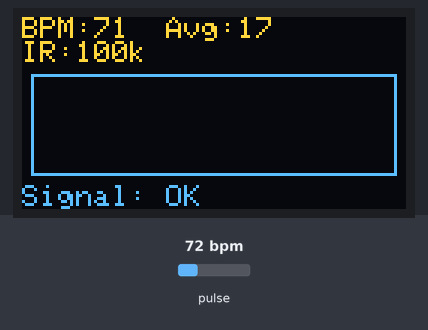
A sketch run on a simulated ESP32. Shown: 128×64 one-colour display. The test bench sets the inputs (shaded band); at power-on: pulse 72 bpm. The OLED is the two-colour kind (top 16 rows yellow); what the sketch prints to the serial monitor is not drawn.

Above: at 1.2 s.
1.3 s: pulse set to 42 bpm
At 1.8 s:
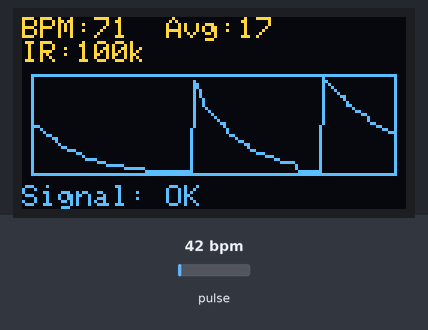
3.5 s: pulse set to 70 bpm
At 3.64 s:
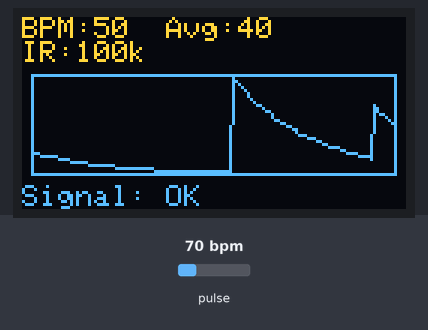
5.0 s: pulse set to 100 bpm
At 5.16 s:
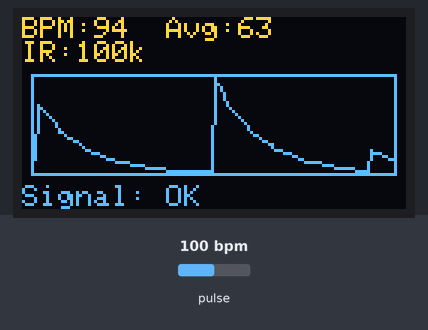

The sketch:

Sensor_OLED_TEST.ino
```cpp
// ================================

//   심박센서를 이용한 측정 테스트

// ================================

// ========== 예제 특징 ============

//  심박센서는 OLED로 확인합니다.

// ================================


// ======== 사용 라이브러리 =========
// MAX3010x : 1.1.2
// Adafruit_GFX : 1.12.1
// Adafruit_SSD1306 : 2.5.13
// =================================

// #include <Arduino.h>  // PlatformIO/VSCode 사용 시 권장

#include <Wire.h>
#include <Adafruit_GFX.h>
#include <Adafruit_SSD1306.h>
#include "MAX30105.h"
#include "heartRate.h"

#define LED1_PIN              25
#define LED2_PIN              26

#define BTN1_PIN              36
#define BTN2_PIN              39
#define BTN3_PIN              34
#define BTN4_PIN              35

#define HEART_RATE_PIN        32

//  - OLED I2C 핀 (Wire1) (보드에 따라 변경 가능)
//    예: ESP32에서 SDA=16, SCL=17 처럼 자유롭게 매핑 가능

#define SCL_OLED_PIN          22
#define SDA_OLED_PIN          21

//  -  MAX30100 (Wire)

#define I2C_SCL_PIN           17
#define I2C_SDA_PIN           16


// ============ Test ===============

// -사용 할 기능을 1로, 나머지는 0으로 둡니다.

#define USE_TEST_LED_BLINK     0
#define USE_TEST_BTN_INPUT     0
#define USE_TEST_OLED_DISPLAY  1
#define USE_TEST_MAX30100      0
#define USE_TEST_HEART_RATE    1

#define INTERVAL_TIME_MS 500

#define OLED_SCREEN_WIDTH    128
#define OLED_SCREEN_HEIGHT    64
#define OLED_I2C_ADDR       0x3C

#define GRAPH_WIDTH          120
#define GRAPH_HEIGHT          32
#define GRAPH_START_X          4
#define GRAPH_START_Y         20

// ========== 변수 ================

const uint8_t RATE_SIZE = 4;
uint8_t rates[RATE_SIZE];
uint8_t rateSpot = 0;
uint32_t lastBeat = 0;

uint16_t beatsPerMinute;
uint8_t beatAvg;

// ==== IR 값을 기준으로 그래프 스케일링 ========
int32_t irBuffer[120];          // IR 센서값을 저장하는 그래프 버퍼 (Raw Data)
int32_t bufferIndex = 0;        // 버퍼에서 현재 쓰고 있는 위치
int32_t currentMin = 999999;    // 현재 수집 중인 최소값
int32_t currentMax = 0;         // 현재 수집 중인 최대값
int32_t displayMin = 999999;    // 화면 표시용 최소값 (스케일링용)
int32_t displayMax = 0;         // 화면 표시용 최대값 (스케일링용)
// ==== IR 값을 기준으로 그래프 스케일링 ========

// ======= OLED 초기화 =============
Adafruit_SSD1306 display(OLED_SCREEN_WIDTH, OLED_SCREEN_HEIGHT, &Wire1, -1);

// MAX3010x 인스턴스 생성
MAX30105 particleSensor;

void setup()
{

  Serial.begin(115200);
  Wire1.begin(SDA_OLED_PIN, SCL_OLED_PIN);
  Wire.begin(I2C_SDA_PIN, I2C_SCL_PIN,100000);

  ledBlinkInit();
  btnInputInit();
  oledDisplayInit();
  max30100TestInit();
  heartRateInit();

}

void loop()
{

  ledBlinkTask();
  btnInputTask();
  heartRateTask();

}

// ============ Custom 함수 =================

//
//////////////////////////////////////////////////////////////////////////////////////////
//

void ledBlinkInit()
{
#if USE_TEST_LED_BLINK

  pinMode(LED1_PIN, OUTPUT);
  pinMode(LED2_PIN, OUTPUT);

#endif
}

void ledBlinkTask()
{
#if USE_TEST_LED_BLINK

  static bool led_state = false;
  static uint32_t prev_time = millis(); // cpu 가동시간으로 부터 시간 측정
  if (millis() - prev_time >= INTERVAL_TIME_MS) // 500ms마다 led1,2 토글
  {
    prev_time += INTERVAL_TIME_MS;

    led_state = !led_state;
    digitalWrite(LED1_PIN, led_state ? HIGH : LOW);
    digitalWrite(LED2_PIN, led_state ? HIGH : LOW);
  }

#endif
}

//
//////////////////////////////////////////////////////////////////////////////////////////
//


void btnInputInit()
{
#if USE_TEST_BTN_INPUT

  pinMode(BTN1_PIN, INPUT_PULLUP);
  pinMode(BTN2_PIN, INPUT_PULLUP);
  pinMode(BTN3_PIN, INPUT_PULLUP);
  pinMode(BTN4_PIN, INPUT_PULLUP);

#endif
}

void btnInputTask()
{
#if USE_TEST_BTN_INPUT

  int btn_1 = 0;
  int btn_2 = 0;
  int btn_3 = 0;
  int btn_4 = 0;

  static uint32_t prev_time = millis();
  if (millis() - prev_time >= INTERVAL_TIME_MS)
  {
    prev_time += INTERVAL_TIME_MS;

    btn_1 = digitalRead(BTN1_PIN);
    btn_2 = digitalRead(BTN2_PIN);
    btn_3 = digitalRead(BTN3_PIN);
    btn_4 = digitalRead(BTN4_PIN);


    Serial.print("[");
    Serial.print(btn_1);
    Serial.print(btn_2);
    Serial.print(btn_3);
    Serial.print(btn_4);
    Serial.print("]");


    if (btn_1 == LOW)
    {
      Serial.print("BTN1 Push,");
    }
    else
    {
      Serial.print("BTN1 Pull,");
    }

    if (btn_2 == LOW)
    {
      Serial.print("BTN2 Push,");
    }
    else
    {
      Serial.print("BTN2 Pull,");
    }

    if (btn_3 == LOW)
    {
      Serial.print("BTN3 Push,");
    }
    else
    {
      Serial.print("BTN3 Pull,");
    }

    if (btn_4 == LOW)
    {
      Serial.print("BTN4 Push");
    }
    else
    {
      Serial.print("BTN4 Pull");
    }
    Serial.println(",");
  }
#endif
}

//
//////////////////////////////////////////////////////////////////////////////////////////
//

void oledDisplayInit()
{
#if USE_TEST_OLED_DISPLAY

  if (!display.begin(SSD1306_SWITCHCAPVCC, OLED_I2C_ADDR))
  {
    Serial.println(F("SSD1306 초기화 실패"));
    while (true);
  }

  display.clearDisplay();
  display.setTextSize(1);
  display.setTextColor(SSD1306_WHITE);
  display.setCursor(1, 1);
  display.println(F("OLED Test!"));
  display.display();

#endif
}

//
//////////////////////////////////////////////////////////////////////////////////////////
//

void max30100TestInit()
{
#if USE_TEST_MAX30100

  Serial.print("Initializing MAX3010x.. ");
  if (!sensor.begin())
  {

    Serial.print("FAILED: ");

    uint8_t partId = sensor.getPartId();
    if (partId == 0xFF)
    {
      Serial.println("I2C error (no response)");
    }
    else
    {
      Serial.print("wrong part ID 0x");
      Serial.print(partId, HEX);
      Serial.print(" (expected 0x");
      Serial.print(EXPECTED_PART_ID, HEX);
      Serial.println(")");
    }

    while (1)
    {
      delay(10);
    }
  }
  else
  {
    Serial.println("Success");
  }

#endif
}

//
//////////////////////////////////////////////////////////////////////////////////////////
//


void heartRateInit()
{
#if USE_TEST_HEART_RATE

// Initialize sensor
  if (!particleSensor.begin(Wire, I2C_SPEED_FAST))
  {
    Serial.println("MAX3010x was not found. Please check wiring/power. ");
    while (1);
  }
  Serial.println("Place your index finger on the sensor with steady pressure.");

  particleSensor.setup();
  particleSensor.setPulseAmplitudeRed(0x0A);
  particleSensor.setPulseAmplitudeGreen(0);

#endif
}

void heartRateTask()
{
#if USE_TEST_HEART_RATE

// ======== 1단계: 센서 데이터 읽기 ========
  long irValue = particleSensor.getIR();

// ======== 2단계: 그래프용 데이터 저장 ========
  irBuffer[bufferIndex] = irValue;

// 최대/최소값 업데이트 (자동 스케일링용)
  if (irValue > currentMax)
  {
    currentMax = irValue;
  }
  if (irValue < currentMin && irValue > 10000)
  {
    currentMin = irValue;
  }

// 버퍼 인덱스를 다음으로 이동 (0~119 순환)
  bufferIndex = (bufferIndex + 1) % GRAPH_WIDTH;
// 한 바퀴 돌면 스케일 업데이트
  if (bufferIndex == 0) {
    displayMin = currentMin;
    displayMax = currentMax;
    currentMin = 999999;
    currentMax = 0;
  }
// ======== 3단계: 심박 감지 ========
  if (checkForBeat(irValue) == true) // 라이브러리 내 Peak 검출 알고리즘
  {
    //We sensed a beat!
    long delta = millis() - lastBeat;
    lastBeat = millis();

    beatsPerMinute = 60 / (delta / 1000.0);

    if (beatsPerMinute < 255 && beatsPerMinute > 20)
    {
      rates[rateSpot++] = (byte)beatsPerMinute; // Store this reading in the array
      rateSpot %= RATE_SIZE; //Wrap variable

      // Take average of readings
      beatAvg = 0;
      for (byte x = 0 ; x < RATE_SIZE ; x++)
        beatAvg += rates[x];
      beatAvg /= RATE_SIZE;
    }
  }

// ======== 4단계: OLED에 결과 표시 ========
#if USE_TEST_OLED_DISPLAY
  static uint32_t prevDisp = 0;
  if (millis() - prevDisp >= 100) { // 100ms마다 화면 업데이트
    prevDisp = millis();

    display.clearDisplay();
    display.setTextSize(1);
    display.setTextColor(SSD1306_WHITE);

    display.setCursor(0, 0);
    display.print("BPM:");
    display.print((int)beatsPerMinute);
    display.print("  Avg:");
    display.print(beatAvg);

    display.setCursor(0, 8);
    display.print("IR:");
    display.print(irValue/1000);
    display.print("k");


    drawHeartRateGraph();

    display.setCursor(0, 56);
    if (irValue < 50000) {
      display.print("NO FINGER");
    } else {
      display.print("Signal: OK");
    }

    display.display();
  }
#endif
  static unsigned long lastSerial = 0;
  if (millis() - lastSerial > 300) {
    Serial.print("IR=");
    Serial.print(irValue);
    Serial.print(", BPM=");
    Serial.print(beatsPerMinute);
    Serial.print(", Avg BPM=");
    Serial.print(beatAvg);

    if (irValue < 50000)
      Serial.print(" No finger?");

    Serial.println();
    lastSerial = millis();
  }

#endif
}

void drawHeartRateGraph() {
  // 그래프 테두리
  display.drawRect(GRAPH_START_X-1, GRAPH_START_Y-1, GRAPH_WIDTH+2, GRAPH_HEIGHT+2, SSD1306_WHITE);

  // 스케일링 범위가 유효한 경우에만 그래프 그리기
  if (displayMax > displayMin && displayMax > 10000) {

    for (int i = 1; i < GRAPH_WIDTH; i++) {
      int currentIndex = (bufferIndex + i - 1) % GRAPH_WIDTH;
      int nextIndex = (bufferIndex + i) % GRAPH_WIDTH;

      // 자동 스케일링으로 Y 좌표 계산
      int y1 = map(irBuffer[currentIndex], displayMin, displayMax,
                   GRAPH_START_Y + GRAPH_HEIGHT - 1, GRAPH_START_Y);
      int y2 = map(irBuffer[nextIndex], displayMin, displayMax,
                   GRAPH_START_Y + GRAPH_HEIGHT - 1, GRAPH_START_Y);

      // 범위 제한
      y1 = constrain(y1, GRAPH_START_Y, GRAPH_START_Y + GRAPH_HEIGHT - 1);
      y2 = constrain(y2, GRAPH_START_Y, GRAPH_START_Y + GRAPH_HEIGHT - 1);

      // 선 그리기
      display.drawLine(GRAPH_START_X + i - 1, y1, GRAPH_START_X + i, y2, SSD1306_WHITE);
    }
  }


}
```
